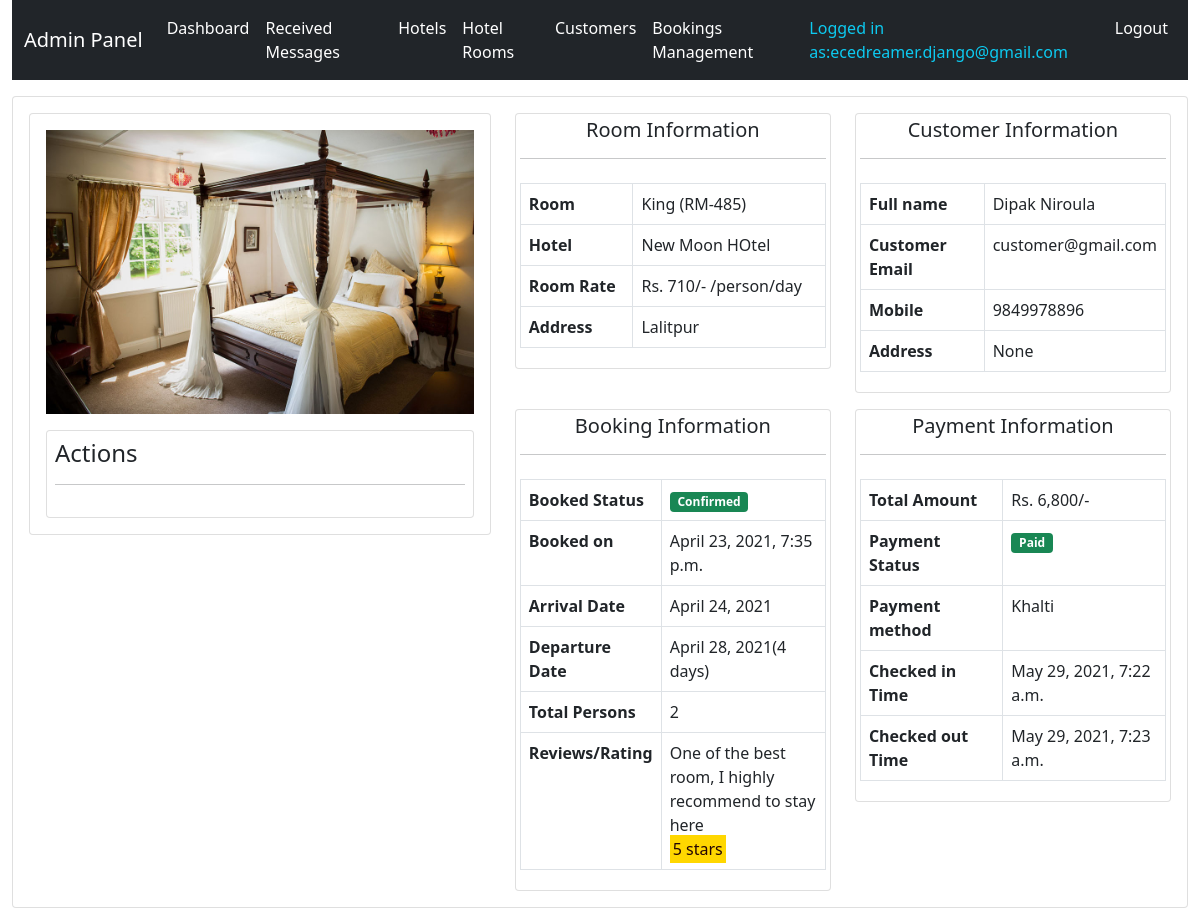
The app's page /system-admin/room-booking-23/ (signed in) with its own data.
### hbsapp/models.py (models this page shows, shortened)
class TimeStamp(models.Model):
    created_at = models.DateTimeField(auto_now_add=True)
    updated_at = models.DateTimeField(auto_now=True)
    class Meta:
        abstract = True

class RoomBooking(TimeStamp):
    hotel_room = models.ForeignKey(HotelRoom, on_delete=models.RESTRICT)
    customer = models.ForeignKey(Customer, on_delete=models.RESTRICT)
    total_persons = models.PositiveIntegerField(default=1, choices=CAPACITY)
    booking_starts = models.DateField()
    booking_ends = models.DateField()
    message = models.TextField(null=True, blank=True)
    booking_status = models.CharField(max_length=50, choices=BOOKING_STATUS)
    status_remarks = models.CharField(max_length=500, null=True, blank=True)
    customer_checked_in = models.BooleanField(default=False)
    checkin_time = models.DateTimeField(null=True, blank=True)
    checkout_time = models.DateTimeField(null=True, blank=True)
    rating = models.PositiveIntegerField(choices=RATING, null=True, blank=True)
    amount = models.PositiveIntegerField()
    payment_method = models.ForeignKey(PaymentMethod, on_delete=models.RESTRICT)
    payment_status = models.BooleanField(default=False)
    paid_date = models.DateTimeField(null=True, blank=True)
    @property
    def get_review(self):
        if self.rating:
            return dict(RATING)[self.rating]
        else:
            return None
    @property
    def booking_duration(self):
        stay_days = self.booking_ends - self.booking_starts
        stay_days = 1 if stay_days.days == 0 else stay_days.days
        return stay_days

class HotelRoom(TimeStamp):
    hotel = models.ForeignKey(Hotel, on_delete=models.RESTRICT)
    room_type = models.CharField(max_length=50, choices=ROOM_TYPE)
    room_code = models.CharField(max_length=50)
    image = models.ImageField(upload_to="rooms")
    description = models.TextField()
    marked_price = models.PositiveIntegerField(null=True, blank=True)
    price = models.PositiveIntegerField()
    view_count = models.BigIntegerField(default=0)
    maximum_capacity = models.PositiveIntegerField(default=2, choices=CAPACITY)

class Hotel(TimeStamp):
    name = models.CharField(max_length=200)
    image = models.ImageField(upload_to="hotels", null=True, blank=True)
    address = models.CharField(max_length=200)
    contact = models.CharField(max_length=200)
    email = models.EmailField(unique=True)

class Customer(TimeStamp):
    user = models.OneToOneField(User, on_delete=models.CASCADE)
    mobile = models.CharField(max_length=20)
    address = models.CharField(max_length=20, null=True, blank=True)
    profile_image = models.ImageField(upload_to="customers", null=True, blank=True)

class PaymentMethod(TimeStamp):
    name = models.CharField(max_length=200)
    test_public_key = models.CharField(max_length=100, null=True, blank=True)
    live_public_key = models.CharField(max_length=100, null=True, blank=True)
    test_secret_key = models.CharField(max_length=100, null=True, blank=True)
    live_secret_key = models.CharField(max_length=100, null=True, blank=True)
    payment_url = models.CharField(max_length=50, null=True, blank=True)
    return_url = models.CharField(max_length=50, null=True, blank=True)
    payment_request_url = models.CharField(max_length=50, null=True, blank=True)
    payment_verify_url = models.CharField(max_length=50, null=True, blank=True)
    def __str__(self):
        return self.name

### hbsapp/views.py (the view, shortened to what this page needs)
class AdminBookingDetailView(AdminRequiredMixin, View):
    def get(self, request, *args, **kwargs):
        context = self.context
        context["booking"] = RoomBooking.objects.get(id=self.kwargs.get("pk"))
        return render(request, "admintemplates/adminbookingdetail.html", context)

### hbsapp/views.py (called while the page is built)
    def dispatch(self, request, *args, **kwargs):
        try:
            self.admin = request.user.admin
            self.context = {
                "admin": self.admin
            }
        except Exception as e:
            print(e)
            return redirect(reverse("hbsapp:adminlogin") + "?next=" + request.path)
        return super(AdminRequiredMixin, self).dispatch(request, *args, **kwargs)

### templates/admintemplates/adminbookingdetail.html (shortened to what this page needs)
{% extends 'admintemplates/adminbase.html' %}
{% load humanize %}
{% block content %}
<div class="row mt-3">
    <div class="col-md-12">
        <div class="card p-3">
            <div class="row">
                <div class="col-md-5">
                    <div class="card p-3">
                        <img src="{{booking.hotel_room.image.url}}" class="img-fluid" alt="">
                        <div class="row mt-3">
                            <div class="col-md-12">
                                <div class="card p-2">
                                    <h4>Actions
                                        <hr>
                                    </h4>
                                </div>
                            </div>
                        </div>
                    </div>
                </div>
                <div class="col-md-7">
                    <div class="row">
                        <div class="col-md-6">
                            <div class="card p-1">
                                <h5 class="card-heading text-center">Room Information
                                    <hr>
                                </h5>
                                <div class="">
                                    <table class="table table-bordered">
                                        <tbody>
                                            <tr>
                                                <th>Room </th>
                                                <td>{{booking.hotel_room.room_type}} ({{booking.hotel_room.room_code}})
                                                </td>
                                            </tr>
                                            <tr>
                                                <th>Hotel </th>
                                                <td>{{booking.hotel_room.hotel.name}}</td>
                                            </tr>
                                            <tr>
                                                <th>Room Rate</th>
                                                <td>Rs. {{booking.hotel_room.price}}/- /person/day</td>
                                            </tr>
                                            <tr>
                                                <th>Address </th>
                                                <td>{{booking.hotel_room.hotel.address}}</td>
                                            </tr>
                                        </tbody>
                                    </table>
                                </div>
                            </div>
                        </div>
                        <div class="col-md-6">
                            <div class="card p-1">
                                <h5 class="card-heading text-center">Customer Information
                                    <hr>
                                </h5>
                                <div class="">
                                    <table class="table table-bordered">
                                        <tbody>
                                            <tr>
                                                <th>Full name </th>
                                                <td>{{booking.customer.user.first_name}}
                                                    {{booking.customer.user.last_name}}</td>
                                            </tr>
                                            <tr>
                                                <th>Customer Email </th>
                                                <td>{{booking.customer.user.username}}</td>
                                            </tr>
                                            <tr>
                                                <th>Mobile </th>
                                                <td>{{booking.customer.mobile}}</td>
                                            </tr>
                                            <tr>
                                                <th>Address </th>
                                                <td>{{booking.customer.address}}</td>
                                            </tr>
                                        </tbody>
                                    </table>
                                </div>
                            </div>
                        </div>
                        <div class="col-md-6 mt-3">
                            <div class="card p-1">
                                <h5 class="card-heading text-center">Booking Information
                                    <hr>
                                </h5>
                                <div class="">
                                    <table class="table table-bordered">
                                        <tbody>
                                            <tr>
                                                <th>Booked Status </th>
                                                <td>
                                                    {% if booking.booking_status == "Pending" %}
                                                    <span class="badge bg-info">{{booking.booking_status}}</span>
                                                    {% elif booking.booking_status == "Confirmed" %}
                                                    <span class="badge bg-success">{{booking.booking_status}}</span>
                                                    {% else %}
                                                    <span class="badge bg-danger">{{booking.booking_status}}</span>
                                                    {% endif %}
                                                </td>
                                            </tr>
                                            <tr>
                                                <th>Booked on </th>
                                                <td>{{booking.created_at}}</td>
                                            </tr>
                                            <tr>
                                                <th>Arrival Date </th>
                                                <td>{{booking.booking_starts}}</td>
                                            </tr>
                                            <tr>
                                                <th>Departure Date </th>
                                                <td>{{booking.booking_ends}}({{booking.booking_duration}} days) </td>
                                            </tr>
                                            <tr>
                                                <th>Total Persons </th>
                                                <td>{{booking.total_persons}}</td>
                                            </tr>
                                            {% if booking.rating %}
                                            <tr>
                                                <th>Reviews/Rating </th>
                                                <td>{{booking.get_review}}<br><span style="background-color: gold; color: rgb(34, 4, 4); padding: 3px;">{{booking.rating}} stars</span></td>
                                            </tr>
                                            {% endif %}
                                        </tbody>
                                    </table>
                                </div>
                            </div>
                        </div>
                        <div class="col-md-6 mt-3">
                            <div class="card p-1">
                                <h5 class="card-heading text-center">Payment Information
                                    <hr>
                                </h5>
                                <div class="">
                                    <table class="table table-bordered">
                                        <tbody>
                                            <tr>
                                                <th>Total Amount </th>
                                                <td>Rs. {{booking.amount|intcomma}}/-</td>
                                            </tr>
                                            <tr>
                                                <th>Payment Status </th>
                                                <td>{% if booking.payment_status %}<span
                                                        class="badge bg-success">Paid</span>{% else %}<span
                                                        class="badge bg-danger">Unpaid</span>{% endif %}</td>
                                            </tr>
                                            <tr>
                                                <th>Payment method </th>
                                                <td>{{booking.payment_method}} </td>
                                            </tr>
                                            <tr>
                                                <th>Checked in Time </th>
                                                <td>{% if booking.checkin_time %}{{booking.checkin_time}}{% endif %}
                                                </td>
                                            </tr>
                                            <tr>
                                                <th>Checked out Time </th>
                                                <td>{% if booking.checkout_time %}{{booking.checkout_time}}{% endif %}
                                                </td>
                                            </tr>
                                        </tbody>
                                    </table>
                                </div>
                            </div>
                        </div>
                    </div>
                </div>
            </div>
        </div>
    </div>
</div>
{% endblock %}

### templates/admintemplates/adminbase.html (shortened to what this page needs)
<!DOCTYPE html>
<html lang="en">
<head>
    <link href="https://cdn.jsdelivr.net/npm/bootstrap@5.0.0-beta3/dist/css/bootstrap.min.css" rel="stylesheet">
</head>
<body class="container-fluid">
    <nav class="navbar navbar-expand-lg navbar-dark bg-dark">
        <div class="container-fluid">
            <a class="navbar-brand" href="{% url 'hbsapp:adminhome' %}">Admin Panel </a>
            <div class="collapse navbar-collapse" id="navbarSupportedContent">
                <ul class="navbar-nav me-auto mb-2 mb-lg-0">
                    <li class="nav-item">
                        <a class="nav-link active" aria-current="page" href="{% url 'hbsapp:adminhome' %}">Dashboard</a>
                    </li>
                    <li class="nav-item">
                        <a class="nav-link active" aria-current="page" href="{% url 'hbsapp:adminmessagelist' %}">Received Messages</a>
                    </li>
                    <li class="nav-item">
                        <a class="nav-link active" aria-current="page" href="{% url 'hbsapp:adminhotellist' %}">Hotels</a>
                    </li>
                    <li class="nav-item">
                        <a class="nav-link active" aria-current="page" href="{% url 'hbsapp:adminroomlist' %}">Hotel Rooms</a>
                    </li>
                    <li class="nav-item">
                        <a class="nav-link active" aria-current="page" href="{% url 'hbsapp:admincustomerlist' %}">Customers</a>
                    </li>
                    <li class="nav-item">
                        <a class="nav-link active" aria-current="page" href="{% url 'hbsapp:adminbookinglist' %}">Bookings Management</a>
                    </li>
                </ul>
                <ul class="d-flex navbar-nav">
                    {% if request.user.admin %}
                    <li><a class="nav-link text-info">Logged in as:{{request.user.username}}</a></li>
                    <li class="nav-item"><a class="nav-link active" aria-current="page"
                            href="{% url 'hbsapp:customerlogout' %}">Logout</a>
                    </li>
                    {% endif %}
                </ul>
            </div>
        </div>
    </nav>
    {% block content %}{% endblock %}
</body>
</html>

### records on screen
RoomBooking: hotel_room.image (picture), hotel_room.room_type "King", hotel_room.room_code "RM-485", hotel_room.hotel.name "New Moon HOtel", hotel_room.price "710", hotel_room.hotel.address "Lalitpur", customer.user.first_name "Dipak", customer.user.last_name "Niroula", customer.user.username "customer@gmail.com", customer.mobile "9849978896", customer.address "None", booking_status "Confirmed", created_at "April 23, 2021, 7:35 p.m.", booking_starts "April 24, 2021", booking_ends "April 28, 2021", booking_duration "4", total_persons "2", get_review "One of the best room, I highly recommend to stay here", rating "5", amount "6,800", payment_method "Khalti", checkin_time "May 29, 2021, 7:22 a.m.", checkout_time "May 29, 2021, 7:23 a.m."

### other values on screen
{{ request.user.username }} "ecedreamer.django@gmail.com"
